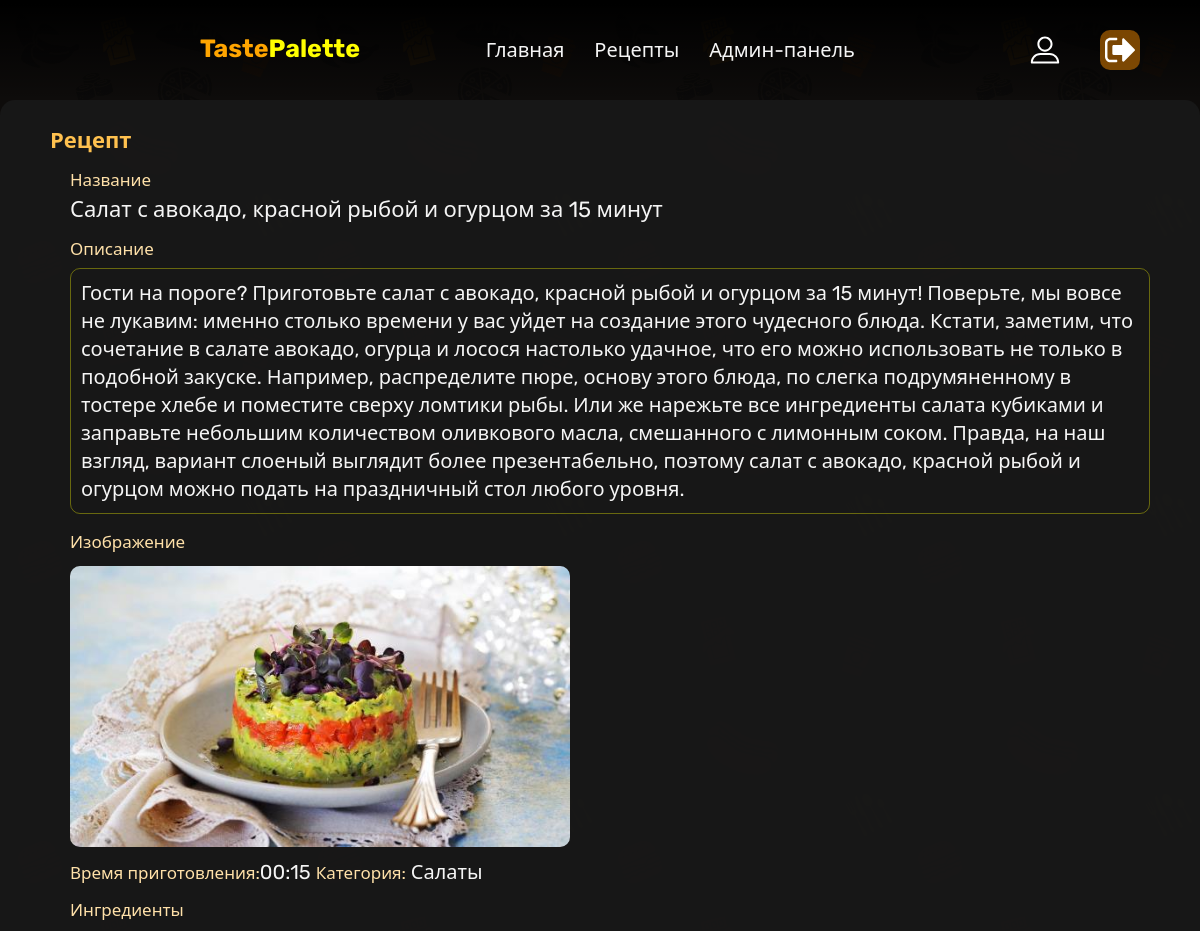
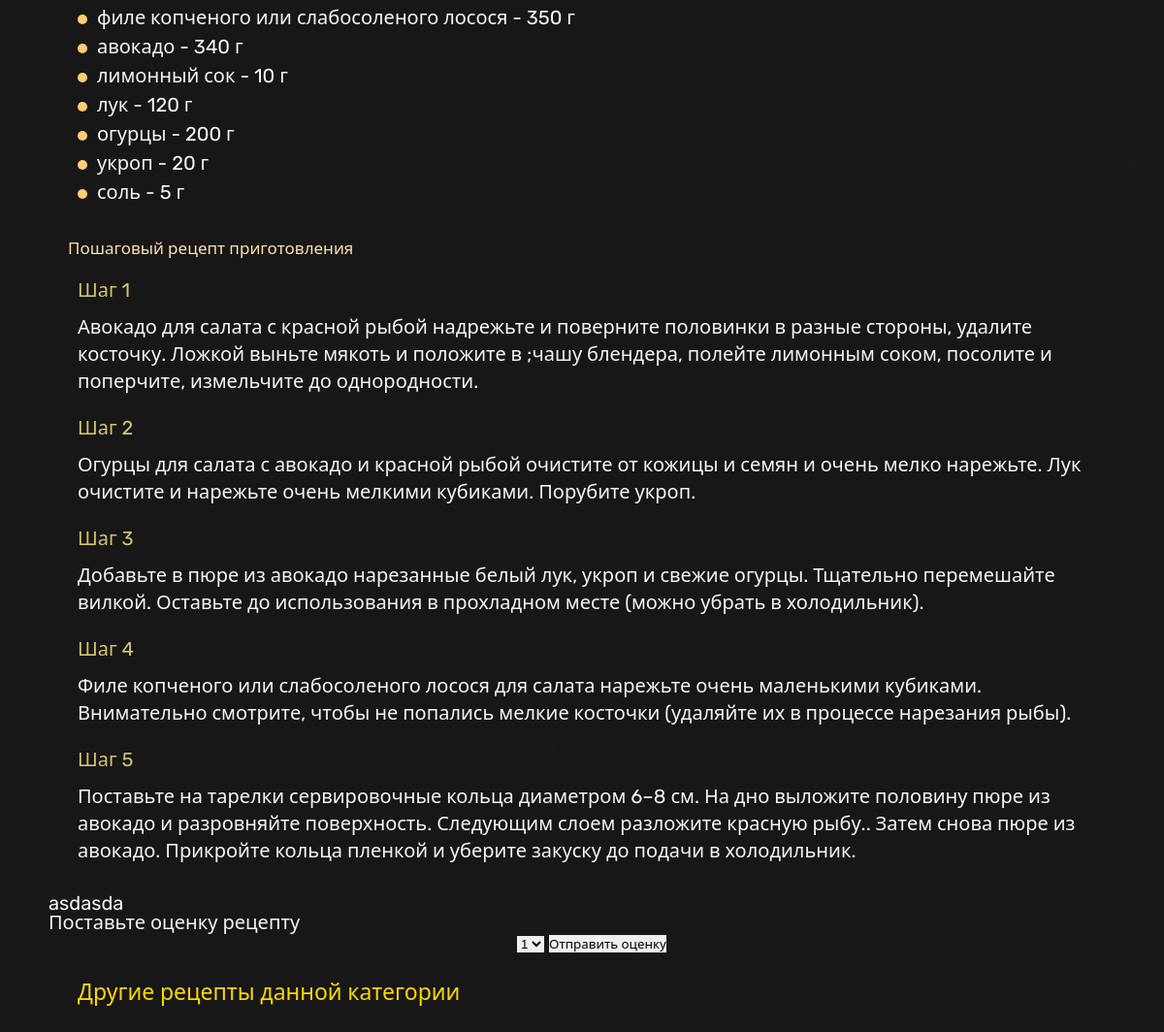
The app's page /client/recipeInfo.php?recipe_id=42 (signed in) with its own data (2 pictures, top to bottom).
### tables this page shows
CREATE TABLE `recipes` (
  `recipe_id` int NOT NULL,
  `user_id` int DEFAULT NULL,
  `title` varchar(255) NOT NULL,
  `introduction` text NOT NULL,
  `main_image_url` varchar(255) DEFAULT NULL,
  `cooking_time_minutes` int DEFAULT NULL,
  `status` enum('pending','approved','rejected') DEFAULT 'pending',
  `created_at` timestamp NULL DEFAULT CURRENT_TIMESTAMP,
  `category_id` int DEFAULT NULL
);

CREATE TABLE `recipe_categories` (
  `category_id` int NOT NULL,
  `category_name` varchar(255) NOT NULL
);

CREATE TABLE `ingredients` (
  `ingredient_id` int NOT NULL,
  `recipe_id` int DEFAULT NULL,
  `name` varchar(255) NOT NULL,
  `quantity_in_grams` int DEFAULT NULL
);

CREATE TABLE `recipe_steps` (
  `step_id` int NOT NULL,
  `recipe_id` int DEFAULT NULL,
  `step_order` int NOT NULL,
  `description` text NOT NULL
);

### html/client/recipeInfo.php (the view, shortened to what this page needs)
<?php
    require './header.php';
    require '../../php/dbConnect.php';
    require '../../php/db/dbFunctions.php';
    if ($_SERVER['REQUEST_METHOD'] === 'GET' && isset($_GET['recipe_id'])) {
        $recipe_id = $_GET['recipe_id'];
        $recipeResult = $mysqli->query("SELECT * FROM recipes WHERE recipe_id = $recipe_id");
        if ($recipeResult->num_rows > 0) {
            $recipe = $recipeResult->fetch_assoc();
            $ingredientsResult = $mysqli->query("SELECT * FROM ingredients WHERE recipe_id = $recipe_id");
            $ingredients = [];
            while ($ingredient = $ingredientsResult->fetch_assoc()) {
                $ingredients[] = $ingredient;
            }
            $stepsResult = $mysqli->query("SELECT * FROM recipe_steps WHERE recipe_id = $recipe_id");
            $steps = [];
            while ($step = $stepsResult->fetch_assoc()) {
                $steps[] = $step;
            }
            $categoryResult = $mysqli->query("SELECT * FROM recipe_categories WHERE category_id = {$recipe['category_id']}");
            if ($categoryResult->num_rows > 0) {
                $category = $categoryResult->fetch_assoc();
            } else {
                $category = ['category_name' => 'Неизвестно'];
            }
        } else {
            echo "Рецепт не найден.";
            exit;
        }
    } else {
        echo "Не указан ID рецепта.";
        exit;
    }
?>
<!DOCTYPE html>
<html lang="ru">
    <head>
        <link rel="stylesheet" href="../../css/recipeInfoStyle.css">
    </head>
    <body>
        <div class="recipe-container">
            <h2 class = "recipe-container-title">Рецепт</h2>
            <div class="recipe-info">
                <div class = "recipe-info-title">Название</div>
                <h3 class = "recipe-info-name"><?php echo $recipe['title']; ?></h3>
                <div class = "recipe-info-title">Описание</div>
                <div class="recipe-info-introduction"><?php echo $recipe['introduction']; ?></div>
                <div class = "recipe-info-title">Изображение</div>
                <div class="photo-file-download">
                        <div class ="photo-download">
                            <?php
                                echo "<img class = 'photo-download-img' src = '../../uploads/recipeImages/{$recipe['main_image_url']}'>";
                            ?>
                        </div>
                </div>
                <span class="recipe-info-title">Время приготовления:</span><?php echo formatCookingTime($recipe['cooking_time_minutes']); ?>
                <span class="recipe-info-title">Категория:</span> <?php echo $category['category_name']; ?>
                <h4 class = "recipe-info-title">Ингредиенты</h4>
                <ul>
                    <?php foreach ($ingredients as $ingredient) : ?>
                        <li><?php echo $ingredient['name']; ?> - <?php echo $ingredient['quantity_in_grams']; ?> г</li>
                    <?php endforeach; ?>
                </ul>
                <h4 class = "recipe-info-title">Пошаговый рецепт приготовления</h4>
                <?php $step_number = 1?>
                <div class="recipe-info-steps">
                    <?php foreach ($steps as $step) : ?>
                        <div class = "recipe-info-step">
                            <div class = "recipe-info-step-title">Шаг <?php echo $step_number ?></div>
                            <?php echo $step['description']; ?>
                        </div>
                        <?php $step_number++?>
                    <?php endforeach; ?>
                </div>
            </div>
            <div id = "rating">asdasda</div>
            <h3>Поставьте оценку рецепту</h3>
        <form id="grade-set-form">
            <select name="grade" id="rating-select">
                <option value="1">1</option>
            </select>
            <button type="button" onclick="submitRating()">Отправить оценку</button>
        </form>
            <div>
                <div class = "title_other_recipes">Другие рецепты данной категории</div>
                </div>
        </div>
    </body>
</html>
<?php
function formatCookingTime($totalMinutes) {
    $hours = floor($totalMinutes / 60);
    $minutes = $totalMinutes % 60;
    return sprintf('%02d:%02d', $hours, $minutes);
}
?>

### html/client/header.php (shortened to what this page needs)
<!DOCTYPE html>
<html lang="ru">
    <head>
        <link rel="stylesheet" href="../../css/headerStyle.css">
    </head>
    <body>
        <header>
            <div class="brand">
                <a href="../index.php" class="brand__title"><span class = "text__orange">Taste</span><span class = "text__yellow">Palette</span></a>
            </div>
            <div class="navigation">
                <div class="navigation__items">
                    <a href="../index.php">Главная</a>
                    <a href="./recipes.php">Рецепты</a>
                    <?php
                        if(isset($_SESSION['is_admin']) && $_SESSION['is_admin'] == TRUE)
                        {
                            echo '<a href="../admin/recipeAddAdmin.php">Админ-панель</a>';
                        }
                    ?>
                    <div class="login-items">
                        <a href="./profileChanging.php" class = "profile-btn"><img class = "profile-btn-img" src="../../img/logo/icons/profileIcon.svg" alt=""></a>
                        <?php
                            if (isset($_SESSION["user_id"])){
                                echo '<a href="../../php/signOutProcess.php" class = "signout-btn"><img class = "signout-btn-img" src="../../img/logo/icons/signOutbtn.svg" alt=""></a>';
                            }
                        ?>
                    </div>
                </div>
            </div>
        </header>
    </body>
</html>

### css/headerStyle.css (style rules this page uses)
* { padding: 0; margin: 0; border: 0; }
*, *:before, *:after { box-sizing: border-box; }
nav, footer, header, aside { display: block; }
html, body { height: 100%; width: 100%; font-size: 100%; line-height: 1; font-size: 14px; -ms-text-size-adjust: 100%; -moz-text-size-adjust: 100%; -webkit-text-size-adjust: 100%; }
input, button, textarea { font-family: inherit; }
button { cursor: pointer; }
a, a:visited { text-decoration: none; }
ul li { list-style: none; }
img { vertical-align: top; }
h1, h2, h3, h4, h5, h6 { font-size: inherit; font-weight: inherit; }
body { font-family: "Rubik", "Segoe UI", Tahoma, Geneva, Verdana, sans-serif; font-size: 20px; background: url("../img/background/backgroundTile1.png"); color: whitesmoke; font-weight: 500; }
.brand__title { font-size: 25px; font-weight: bold; }
.brand__title .text__orange { color: orange; }
.brand__title .text__yellow { color: yellow; }
header { z-index: 999; position: absolute; top: 0; left: 0; width: 100%; display: flex; justify-content: space-between; align-items: baseline; padding: 30px 200px; padding-right: 0; transition: 0.5s ease; background: rgb(0, 0, 0); background: linear-gradient(180deg, rgb(0, 0, 0) 4%, rgba(0, 0, 0, 0.4878326331) 54%, rgba(0, 0, 0, 0) 100%); }
header .brand { transition: 0.3s ease; transform: scale(1, 1); }
header .navigation { position: relative; display: flex; align-items: center; justify-content: center; }
header .navigation .navigation__items { display: flex; }
header .navigation .navigation__items .login-items { display: flex; margin-left: 140px; }
header .navigation .navigation__items a { position: relative; color: whitesmoke; margin-left: 30px; transition: 0.3s ease; display: flex; align-items: center; }
header .navigation .navigation__items a .profile-btn-img { width: 30px; height: 30px; }
header .navigation .navigation__items a.profile-btn { padding: 5px; margin-right: 5px; }
header .navigation .navigation__items a .signout-btn-img { width: 30px; height: 30px; }
header .navigation .navigation__items a.signout-btn { padding: 5px; background-color: rgba(219, 124, 0, 0.548); border-radius: 10px; }
header .navigation .navigation__items a::before { transition: 0.3s ease; content: ""; opacity: 0; position: absolute; background: rgb(234, 148, 0); width: 0%; height: 3px; bottom: 0; left: 50%; }

### records on screen
recipes: title "Салат с авокадо, красной рыбой и огурцом за 15 минут", introduction "Гости на пороге? Приготовьте салат с авокадо, красной рыбой и огурцом за 15 минут! Поверьте, мы вовсе не лукавим: именно столько времени у вас уйдет на создание этого чудесного блюда. Кстати, заметим, что сочетание в салате авокадо, огурца и лосося настолько удачное, что его можно использовать не только в подобной закуске. Например, распределите пюре, основу этого блюда, по слегка подрумяненному в тостере хлебе и поместите сверху ломтики рыбы. Или же нарежьте все ингредиенты салата кубиками и заправьте небольшим количеством оливкового масла, смешанного с лимонным соком. Правда, на наш взгляд, вариант слоеный выглядит более презентабельно, поэтому салат с авокадо, красной рыбой и огурцом…", main_image_url (picture), cooking_time_minutes "00:15"
recipe_categories: category_name "Салаты"
ingredients: name "филе копченого или слабосоленого лосося", quantity_in_grams "350"
ingredients: name "авокадо", quantity_in_grams "340"
ingredients: name "лимонный сок", quantity_in_grams "10"
ingredients: name "лук", quantity_in_grams "120"
ingredients: name "огурцы", quantity_in_grams "200"
ingredients: name "укроп", quantity_in_grams "20"
ingredients: name "соль", quantity_in_grams "5"
recipe_steps: description "Авокадо для салата с красной рыбой надрежьте и поверните половинки в разные стороны, удалите косточку. Ложкой выньте мякоть и положите в ;чашу блендера, полейте лимонным соком, посолите и поперчите, измельчите до однородности."
recipe_steps: description "Огурцы для салата с авокадо и красной рыбой очистите от кожицы и семян и очень мелко нарежьте. Лук очистите и нарежьте очень мелкими кубиками. Порубите укроп."
recipe_steps: description "Добавьте в пюре из авокадо нарезанные белый лук, укроп и свежие огурцы. Тщательно перемешайте вилкой. Оставьте до использования в прохладном месте (можно убрать в холодильник)."
recipe_steps: description "Филе копченого или слабосоленого лосося для салата нарежьте очень маленькими кубиками. Внимательно смотрите, чтобы не попались мелкие косточки (удаляйте их в процессе нарезания рыбы)."
recipe_steps: description "Поставьте на тарелки сервировочные кольца диаметром 6–8 см. На дно выложите половину пюре из авокадо и разровняйте поверхность. Следующим слоем разложите красную рыбу.. Затем снова пюре из авокадо. Прикройте кольца пленкой и уберите закуску до подачи в холодильник."
